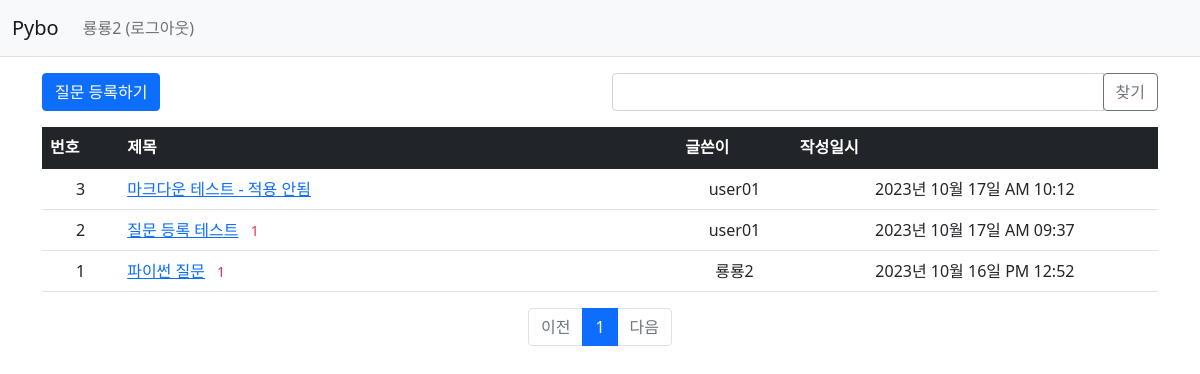
Screenshot of /question/list/ (signed in) with the database file from the repository.
### pybo/models.py (models this page shows)
class User(db.Model):
    id = db.Column(db.Integer, primary_key=True)
    username = db.Column(db.String(150), unique=True, nullable=False)
    password = db.Column(db.String(200), nullable=False)
    email = db.Column(db.String(120), unique=True, nullable=False)

class Question(db.Model):
    id = db.Column(db.Integer, primary_key=True)
    subject = db.Column(db.String(200), nullable=False)
    content = db.Column(db.Text(), nullable=False)
    create_date = db.Column(db.DateTime(), nullable=False)
    user_id = db.Column(db.Integer, db.ForeignKey('user.id', ondelete='CASCADE'), nullable=False)
    user = db.relationship('User', backref=db.backref('question_set'))
    modify_date = db.Column(db.DateTime(), nullable=True)
    voter = db.relationship('User', secondary=question_voter, backref=db.backref('question_voter_set'))

### pybo/views/question_views.py (the view, shortened to what this page needs)
@bp.route('/list/')
def _list():
    page = request.args.get('page', type=int, default=1)
    kw = request.args.get('kw', type=str, default='')
    question_list = Question.query.order_by(Question.create_date.desc())
    question_list = question_list.paginate(page=page, per_page=10)
    return render_template('question/question_list.html', question_list=question_list, page=page, kw=kw)

### pybo/filter.py (called while the page is built)
def format_datetime(value, fmt='%Y년 %m월 %d일 %p %I:%M'):
    return value.strftime(fmt)

### pybo/views/auth_views.py (called while the page is built)
@bp.before_app_request
def load_logged_in_user():
    user_id = session.get('user_id')
    if user_id is None:
        g.user = None
    else:
        g.user = User.query.get(user_id)

### pybo/templates/question/question_list.html (shortened to what this page needs)
{% extends 'base.html' %}
{% block content %}
<div class="container my-3">
    <div class="row my-3">
        <div class="col-6">
            <a href="{{ url_for('question.create') }}" class="btn btn-primary">질문 등록하기</a>
        </div>
        <div class="col-6">
            <div class="input-group">
                <input type="text" id="search_kw" class="form-control" value="{{ kw or '' }}">
                <div class="input-group-append">
                    <button class="btn btn-outline-secondary" type="button" id="btn_search">찾기</button>
                </div>
            </div>
        </div>
    </div>
    <table class="table">
        <thead>
        <tr class="table-dark">
            <th>번호</th>
            <th style="width:50%">제목</th>
            <th>글쓴이</th>
            <th>작성일시</th>
        </tr>
        </thead>
        <tbody>
        {% if question_list %}
        {% for question in question_list.items %}
        <tr class="text-center">
            <td>{{ question_list.total - ((question_list.page-1) * question_list.per_page) - loop.index0 }}</td>
            <td class="text-start">
                <a href="{{ url_for('question.detail', question_id=question.id) }}">{{ question.subject }}</a>
                {% if question.answer_set|length > 0 %}
                <span class="text-danger small mx-2">{{ question.answer_set|length }}</span>
                {% endif %}
            </td>
            <td>{{ question.user.username }}</td>
            <td>{{ question.create_date|datetime }}</td>
        </tr>
        {% endfor %}
        {% else %}
        <tr>
            <td colspan="3">질문이 없습니다.</td>
        </tr>
        {% endif %}
        </tbody>
    </table>
    <ul class="pagination justify-content-center">
        {% if question_list.has_prev %}
        <li class="page-item">
            <!--3-14 페이징 -> 기존의 페이징 처리 방식(?page=1) 변경. 검색과 페이징이 동시에 처리되려면 form을 통해 페이징이 요청되어야 함.
                                페이지 링크를 href 속성에 직접 입력하는 대신 data-page 속성으로 값을 읽을 수 있도록 변경.-->
            <a class="page-link" data-page="{{ question_list.prev_num }}" href="javascript:void(0)">이전</a>
        </li>
        {% else %}
        <li class="page-item disabled">
            <a class="page-link" tabindex="-1" aria-disabled="true" href="javascript:void(0)">이전</a>
        </li>
        {% endif %}
        {% for page_num in question_list.iter_pages() %}
        {% if page_num %}
        {% if page_num != question_list.page %}
        <li class="page-item">
            <!--3-14 페이징 -> 기존의 페이징 처리 방식(?page=1) 변경. 검색과 페이징이 동시에 처리되려면 form을 통해 페이징이 요청되어야 함.
                                페이지 링크를 href 속성에 직접 입력하는 대신 data-page 속성으로 값을 읽을 수 있도록 변경.-->
            <a class="page-link" data-page="{{ page_num }}" href="javascript:void(0)">{{ page_num }}</a>
        </li>
        {% else %}
        <li class="page-item active" aria-current="page">
            <a class="page-link" href="javascript:void(0)">{{ page_num }}</a>
        </li>
        {% endif %}
        {% else %}
        <li class="disabled">
            <a class="page-link" href="javascript:void(0)">...</a>
            <!--iter_pages 함수로 페이지가 나열될 때 페이지 번호(page_num)가 없는 경우 '...'을 표시 함.
                이는 보여 줄 페이지 번호가 지나치게 많은 경우 현재 페이지 위주로 보여주는 기술이다.-->
        </li>
        {% endif %}
        {% endfor %}
        {% if question_list.has_next %}
        <li class="page-item">
            <!--3-14 페이징 -> 기존의 페이징 처리 방식(?page=1) 변경. 검색과 페이징이 동시에 처리되려면 form을 통해 페이징이 요청되어야 함.
                                페이지 링크를 href 속성에 직접 입력하는 대신 data-page 속성으로 값을 읽을 수 있도록 변경.-->
            <a class="page-link" data-page="{{ question_list.next_num }}" href="javascript:void(0)">다음</a>
        </li>
        {% else %}
        <li class="page-item disabled">
            <a class="page-link" tabindex="-1" aria-disabled="true" href="javascript:void(0)">다음</a>
        </li>
        {% endif %}
    </ul>
</div>
{% endblock %}

### pybo/templates/navbar.html (shortened to what this page needs)
<nav class="navbar navbar-expand-lg navbar-light bg-light border-bottom">
    <div class="container-fluid">
        <a class="navbar-brand" href="{{ url_for('main.index') }}">Pybo</a>
        <div class="collapse navbar-collapse" id="navbarSupportedContent">
            {% if g.user %}
            <ul class="navbar-nav">
                <li class="nav-item">
                    <a class="nav-link" href="{{ url_for('auth.logout') }}">{{ g.user.username }} (로그아웃)</a>
                </li>
            </ul>
            {% endif %}
        </div>
    </div>
</nav>

### rows the page displays
User: user.username "룡룡2"
Question: total "3", subject "마크다운 테스트 - 적용 안됨", user.username "user01", create_date "2023년 10월 17일 AM 10:12"
Question: total "2", subject "질문 등록 테스트", answer_set|length "1", user.username "user01", create_date "2023년 10월 17일 AM 09:37"
Question: total "1", subject "파이썬 질문", answer_set|length "1", user.username "룡룡2", create_date "2023년 10월 16일 PM 12:52"

### other values shown
{{ page_num }} "1"
